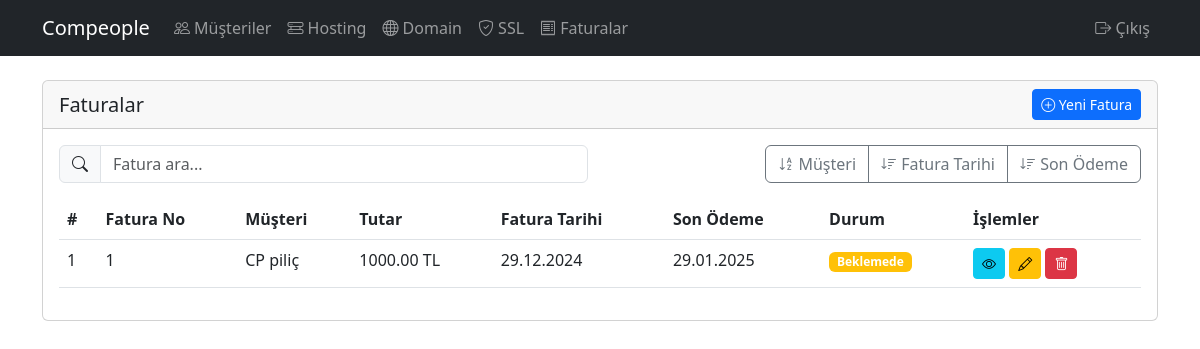
Page /invoices/ (signed in) on the committed database.
### customers/models.py (models this page shows, shortened)
class Invoice(models.Model):
    PAYMENT_STATUS = [
        ('paid', 'Ödendi'),
        ('pending', 'Beklemede'),
        ('overdue', 'Gecikmiş'),
    ]
    PAYMENT_METHODS = [
        ('bank_transfer', 'Banka Havalesi'),
        ('credit_card', 'Kredi Kartı'),
        ('other', 'Diğer'),
    ]
    customer = models.ForeignKey(Customer, on_delete=models.CASCADE, verbose_name='Müşteri')
    invoice_number = models.CharField(max_length=50, unique=True, verbose_name='Fatura No')
    description = models.TextField(verbose_name='Açıklama')
    amount = models.DecimalField(max_digits=10, decimal_places=2, verbose_name='Tutar')
    issue_date = models.DateField(verbose_name='Fatura Tarihi')
    due_date = models.DateField(verbose_name='Son Ödeme Tarihi')
    payment_status = models.CharField(max_length=10, choices=PAYMENT_STATUS, default='pending', verbose_name='Ödeme Durumu')
    payment_date = models.DateField(null=True, blank=True, verbose_name='Ödeme Tarihi')
    payment_method = models.CharField(max_length=20, choices=PAYMENT_METHODS, null=True, blank=True, verbose_name='Ödeme Yöntemi')
    payment_notes = models.TextField(blank=True, null=True, verbose_name='Ödeme Notları')
    notes = models.TextField(blank=True, null=True, verbose_name='Notlar')
    class Meta:
        verbose_name = 'Fatura'
        verbose_name_plural = 'Faturalar'

class Customer(models.Model):
    company_name = models.CharField(max_length=200, verbose_name='Firma Adı')
    contact_name = models.CharField(max_length=200, verbose_name='İletişim Kişisi')
    email = models.EmailField(verbose_name='E-posta')
    email2 = models.EmailField(verbose_name='E-posta 2', blank=True, null=True)
    email3 = models.EmailField(verbose_name='E-posta 3', blank=True, null=True)
    phone = models.CharField(max_length=20, verbose_name='Telefon')
    address = models.TextField(verbose_name='Adres', blank=True, null=True)
    tax_office = models.CharField(max_length=200, verbose_name='Vergi Dairesi', blank=True, null=True)
    tax_number = models.CharField(max_length=50, verbose_name='Vergi Numarası', blank=True, null=True)
    registration_date = models.DateField(verbose_name='Kayıt Tarihi')
    notes = models.TextField(blank=True, null=True, verbose_name='Notlar')
    created_at = models.DateTimeField(default=timezone.now, verbose_name='Oluşturulma Tarihi')
    class Meta:
        verbose_name = 'Müşteri'
        verbose_name_plural = 'Müşteriler'

### customers/views.py (the view)
# urls.py: path('invoices/', views.invoice_list, name='invoice-list'),
@login_required
def invoice_list(request):
    invoices = Invoice.objects.all().select_related('customer')
    stats = {
        'all': invoices,
        'paid': invoices.filter(payment_status='paid'),
        'pending': invoices.filter(payment_status='pending'),
        'overdue': invoices.filter(
            payment_status='pending',
            due_date__lt=timezone.now()
        ),
    }
    return render(request, 'customers/invoice_list.html', {
        'invoices': invoices,
        'stats': stats,
    })

### customers/templates/customers/invoice_list.html (shortened to what this page needs)
{% extends 'customers/base.html' %}
{% block content %}
<div class="card">
    <div class="card-header d-flex justify-content-between align-items-center">
        <h5 class="card-title mb-0">Faturalar</h5>
        <a href="{% url 'customers:invoice-add' %}" class="btn btn-primary btn-sm">
            <i class="bi bi-plus-circle"></i> Yeni Fatura
        </a>
    </div>
    <div class="card-body">
        {% if invoices %}
        <div class="row mb-3">
            <div class="col-md-6">
                <div class="input-group">
                    <span class="input-group-text">
                        <i class="bi bi-search"></i>
                    </span>
                    <input type="text" id="searchInput" class="form-control" placeholder="Fatura ara...">
                </div>
            </div>
            <div class="col-md-6">
                <div class="btn-group float-end" role="group">
                    <button type="button" class="btn btn-outline-secondary" onclick="sortTable('customer')">
                        <i class="bi bi-sort-alpha-down"></i> Müşteri
                    </button>
                    <button type="button" class="btn btn-outline-secondary" onclick="sortTable('issue_date')">
                        <i class="bi bi-sort-down"></i> Fatura Tarihi
                    </button>
                    <button type="button" class="btn btn-outline-secondary" onclick="sortTable('due_date')">
                        <i class="bi bi-sort-down"></i> Son Ödeme
                    </button>
                </div>
            </div>
        </div>
        <div class="table-responsive">
            <table class="table table-hover" id="invoiceTable">
                <thead>
                    <tr>
                        <th>#</th>
                        <th>Fatura No</th>
                        <th>Müşteri</th>
                        <th>Tutar</th>
                        <th>Fatura Tarihi</th>
                        <th>Son Ödeme</th>
                        <th>Durum</th>
                        <th>İşlemler</th>
                    </tr>
                </thead>
                <tbody>
                    {% for invoice in invoices %}
                    <tr>
                        <td>{{ forloop.counter }}</td>
                        <td>{{ invoice.invoice_number }}</td>
                        <td>{{ invoice.customer.company_name }}</td>
                        <td>{{ invoice.amount }} TL</td>
                        <td>{{ invoice.issue_date|date:"d.m.Y" }}</td>
                        <td>{{ invoice.due_date|date:"d.m.Y" }}</td>
                        <td>
                            {% if invoice.payment_status == 'paid' %}
                            <span class="badge bg-success">Ödendi</span>
                            {% elif invoice.payment_status == 'pending' %}
                            <span class="badge bg-warning">Beklemede</span>
                            {% else %}
                            <span class="badge bg-danger">Gecikmiş</span>
                            {% endif %}
                        </td>
                        <td>
                            <a href="{% url 'customers:invoice-detail' invoice.pk %}" class="btn btn-sm btn-info">
                                <i class="bi bi-eye"></i>
                            </a>
                            <a href="{% url 'customers:invoice-edit' invoice.pk %}" class="btn btn-sm btn-warning">
                                <i class="bi bi-pencil"></i>
                            </a>
                            <a href="{% url 'customers:invoice-delete' invoice.pk %}" class="btn btn-sm btn-danger">
                                <i class="bi bi-trash"></i>
                            </a>
                        </td>
                    </tr>
                    {% endfor %}
                </tbody>
            </table>
        </div>
        {% else %}
        <div class="alert alert-info mb-0">
            <i class="bi bi-info-circle"></i> Henüz fatura kaydı bulunmamaktadır.
        </div>
        {% endif %}
    </div>
</div>
{% endblock %}

### rows in the picture
Invoice: invoice_number "1", customer.company_name "CP piliç", amount "1000.00", issue_date "29.12.2024", due_date "29.01.2025", payment_status "Beklemede"
